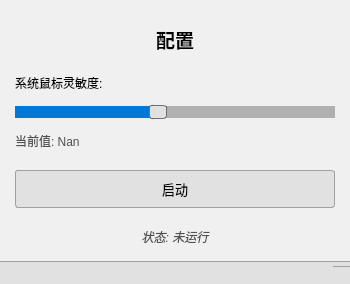
<?xml version="1.0" encoding="UTF-8"?>
<ui version="4.0">
 <class>MainWindow</class>
 <widget class="QMainWindow" name="MainWindow">
  <property name="geometry">
   <rect>
    <x>100</x>
    <y>100</y>
    <width>350</width>
    <height>250</height>
   </rect>
  </property>
  <property name="windowTitle">
   <string>Mouse Control For DCS</string>
  </property>
  <property name="styleSheet">
   <string notr="true">QMainWindow {
    background-color: #F0F0F0;
    font-family: 'Segoe UI';
    font-size: 9pt;
}
QWidget {
    background-color: #F0F0F0;
}
QLabel {
    color: #000000;
}
QPushButton {
    background-color: #E1E1E1;
    border: 1px solid #A0A0A0;
    border-radius: 3px;
    padding: 5px;
    min-width: 80px;
}
QPushButton:hover {
    background-color: #D0D0D0;
}
QPushButton:pressed {
    background-color: #C0C0C0;
    border: 1px solid #707070;
}
QSlider::groove:horizontal {
    border: 1px solid #A0A0A0;
    height: 6px;
    background: #D0D0D0;
    margin: 2px 0;
}
QSlider::handle:horizontal {
    background: #E1E1E1;
    border: 1px solid #707070;
    width: 16px;
    margin: -4px 0;
    border-radius: 3px;
}
QSlider::handle:horizontal:hover {
    background: #F0F0F0;
}
QSlider::add-page:horizontal {
    background: #B0B0B0;
}
QSlider::sub-page:horizontal {
    background: #0078D7;
}
QStatusBar {
    background-color: #E1E1E1;
    border-top: 1px solid #A0A0A0;
    padding: 2px;
}</string>
  </property>
  
  <widget class="QWidget" name="centralWidget">
   <property name="styleSheet">
    <string notr="true">background-color: #F0F0F0;</string>
   </property>
   <layout class="QVBoxLayout" name="verticalLayout">
    <property name="leftMargin">
     <number>15</number>
    </property>
    <property name="topMargin">
     <number>15</number>
    </property>
    <property name="rightMargin">
     <number>15</number>
    </property>
    <property name="bottomMargin">
     <number>15</number>
    </property>
    <property name="spacing">
     <number>10</number>
    </property>
    
    <!-- 标题 -->
    <item>
     <widget class="QLabel" name="titleLabel">
      <property name="text">
       <string>配置</string>
      </property>
      <property name="alignment">
       <set>Qt::AlignCenter</set>
      </property>
      <property name="styleSheet">
       <string notr="true">font-size: 14pt; font-weight: bold; margin: 10px 0; color: #000000;</string>
      </property>
     </widget>
    </item>

    <!-- 灵敏度标签 -->
    <item>
     <widget class="QLabel" name="speedLabel">
      <property name="text">
       <string>系统鼠标灵敏度:</string>
      </property>
      <property name="styleSheet">
       <string notr="true">color: #000000;</string>
      </property>
     </widget>
    </item>

    <!-- 灵敏度滑块 -->
    <item>
     <widget class="QSlider" name="mouseSpeedSlider">
      <property name="orientation">
       <enum>Qt::Horizontal</enum>
      </property>
      <property name="minimum">
       <number>1</number>
      </property>
      <property name="maximum">
       <number>10</number>
      </property>
      <property name="value">
       <number>5</number>
      </property>
      <property name="tickPosition">
       <enum>QSlider::TicksBelow</enum>
      </property>
      <property name="tickInterval">
       <number>1</number>
      </property>
     </widget>
    </item>

    <!-- 滑块值显示 -->
    <item>
     <widget class="QLabel" name="speedValueLabel">
      <property name="text">
       <string>当前值: Nan</string>
      </property>
      <property name="styleSheet">
       <string notr="true">color: #505050; font-size: 9pt;</string>
      </property>
     </widget>
    </item>

    <!-- 启动/停止按钮 -->
    <item>
     <widget class="QPushButton" name="startBtn">
      <property name="text">
       <string>启动</string>
      </property>
      <property name="styleSheet">
       <string notr="true">font-size: 10pt; 
padding: 8px; 
margin: 10px 0;
background-color: #E1E1E1;</string>
      </property>
     </widget>
    </item>

    <!-- 状态显示 -->
    <item>
     <widget class="QLabel" name="statusLabel">
      <property name="text">
       <string>状态: 未运行</string>
      </property>
      <property name="alignment">
       <set>Qt::AlignCenter</set>
      </property>
      <property name="styleSheet">
       <string notr="true">color: #505050; font-style: italic;</string>
      </property>
     </widget>
    </item>
   </layout>
  </widget>
  <widget class="QStatusBar" name="statusBar">
   <property name="styleSheet">
    <string notr="true">background-color: #E1E1E1; border-top: 1px solid #A0A0A0;</string>
   </property>
  </widget>
 </widget>
 <resources/>
</ui>
